Frame 1 (no input): blank canvas, image omitted
Frame 60 (no input): blank canvas, image omitted
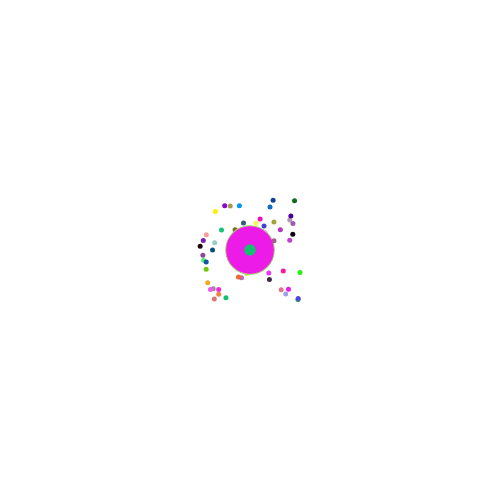
Frame 120 (the mouse pressed at the canvas centre since frame 60)

The p5.js sketch whose frames 1 and 60 were blank and that drew this single picture after the mouse press (run headless with seeded random() and noise() and a simulated clock; from frame 60 on, the mouse is pressed at the canvas centre):

// p5.js sketch
// ── sketch.js

function setup() {
  createCanvas(500, 500);
  background(255);
}

function draw() {
  let palette = ['red', 'turquoise', 'blue', 'purple']; 

  if (keyIsDown(8)) {
    fill(255);
    ellipse(mouseX, mouseY, 50);
  }
  else {
    if (mouseIsPressed) {
      fill(random(255), random(255), random(255));
      // background(0, 0, 255, 5);
      noStroke();
      // fill(255);
      ellipse(mouseX, mouseY, random(5, 50));
    
      // fill(255);
      ellipse(mouseX+random(-50, 50), mouseY+random(-50, 50), 5);
    }
  }
  
  
}
